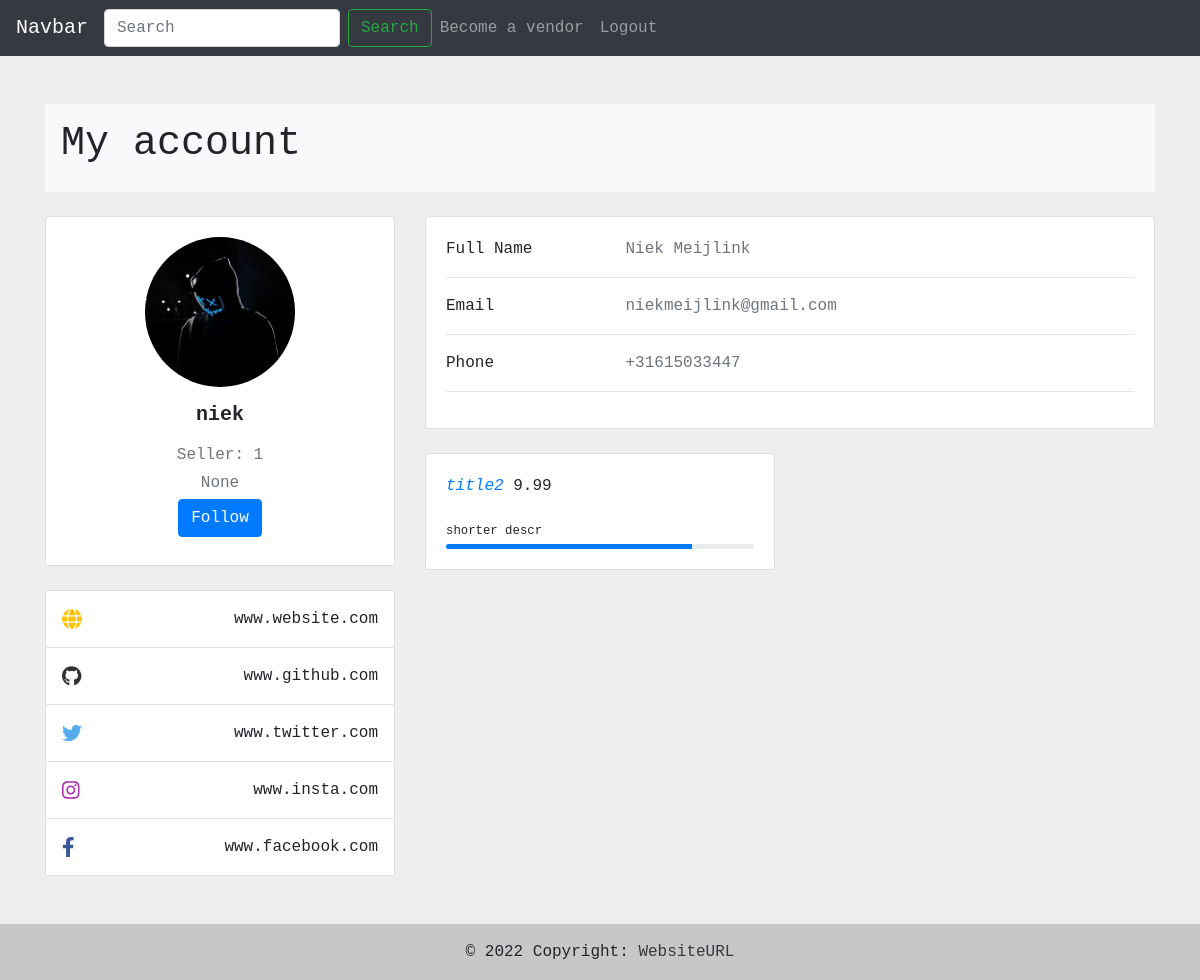
The app's page /account/niek/ (signed in) with its own data.
### tables this page shows
CREATE TABLE user( -- The main user account
    id INTEGER PRIMARY KEY AUTOINCREMENT,
    
    name varchar(24) NOT NULL UNIQUE,
    pfp varchar(64), -- maybe save as BLOB data type??

    first_name varchar(24),
    last_name varchar(24),
    passwordHash BINARY(64) NOT NULL,
    
    email varchar(319) UNIQUE,
    phone varchar(24),
    rating TINYINT,
    
    website varchar(24),
    github varchar(24),
    insta varchar(24),
    facebook varchar(24),
    twitter varchar(24),

    
    token varchar(64) UNIQUE, -- Should have more stuff like age etc.

    isSeller BOOLEAN DEFAULT 0, --0 = False and 1 is True
    privacy BOOLEAN DEFAULT 0,
    isAdmin BOOLEAN DEFAULT 0,
    isMod BOOLEAN DEFAULT 0
);

CREATE TABLE products( -- Products sold on the website
    id INTEGER PRIMARY KEY AUTOINCREMENT,
    creator INTEGER FOREIGNKEY REFERENCES user(id),
    description varchar(64),
    title varchar(28),
    body varchar(1024),
    price INTEGER
);

### views.py (the view, shortened to what this page needs)
def accountView(userToView):
    user = userhandle.isLoggedIn(session)
    if user == []: return redirect(url_for('logout'))
    if not userToView.isnumeric(): # NOTE Check if the input we gave is a name
        try:
            userToView = list(database.read('user', 'id, name, pfp, first_name, last_name, email, phone, rating, website, github, insta, facebook, twitter, isSeller, privacy, isMod, isAdmin', f'WHERE name="{userToView}"')[0])
            if userToView[7] == 1: # NOTE Check if the user has set their account to private
                del userToView[3:6] # NOTE Deletes the last name, email and phone from the vieuwable list
        except IndexError: userToView = []
    else: # NOTE Otherwise the id is given
        try:
            userToView = list(database.read('user', 'id, name, pfp, first_name, last_name, email, phone, rating, website, github, insta, facebook, twitter, isSeller, privacy, isMod, isAdmin', f'WHERE id="{userToView}"')[0])
            if userToView[7] == 1: del userToView[3:6]
        except IndexError: userToView = []
    products = []
    same = '0'
    if userToView != []: # NOTE If the user exists we will get all the products they have and find their profile picture
        userToView[2] = userToView[2] if userToView[2] != None else 'default.png'
        products = database.read('products', 'creator, description, title, body, price', f'WHERE creator="{userToView[0]}"') # Still need to get a rating
        same = '1' if userToView[0] == user[0] else '0'
    if userToView != []: return render_template('account.html', user=userToView, same=same, products=products)
    else: return render_template('notFound.html') # NOTE If no users where found we will return a custom page

### handles/databaseHandle.py (called while the page is built)
    def read(self, tables, rows, specification=''): # NOTE Read from database
        self.cursor.execute(f'SELECT {rows} FROM {tables} {specification}')
        rows = self.cursor.fetchall()
        return rows

### handles/incryptionHandle.py (called while the page is built)
def checkHash(check: str, hash: str):
    return bcrypt.checkpw(check.encode('utf-8'), base64.b64decode(hash))

### handles/userHandle.py (called while the page is built)
    def isLoggedIn(self, session): # NOTE Check if the user is logged in
        if 'token' not in session or 'id' not in session: return []
        token, id = session['token'], session['id']
        try:
            user = self.database.read(tables='user', rows='id, token, isAdmin, email', specification=f'WHERE id="{id}"')[0]
        except IndexError: return []
        if not checkHash(user[1], token): return []
        return user

### templates/account.html (shortened to what this page needs)
{% extends 'main.html' %}
{% block content %}
<section style="background-color: #eee;">
    <div class="container py-5">
        <div class="row">
            <div class="col">
                <nav aria-label="breadcrumb" class="bg-light rounded-3 p-3 mb-4">
                    {% if same == '1' %}<h1>My account</h1>{% else %}<h1>{{user[1]}}'s account</h1>{% endif %}
                </nav>
            </div>
        </div>
        <div class="row">
            <div class="col-lg-4">
                <div class="card mb-4">
                    <div class="card-body text-center">
                        <form action="" method="POST" enctype="multipart/form-data">
                            <img src="/static/img/user/pfp/{{user[2]}}" id="fileImg" alt="avatar" class="rounded-circle img-fluid" style="width: 150px;" onclick="selectFile()">
                        </form>
                            {% if user[15] or user[16] %}{% endif %}<h5 class="my-3"> <b>{{user[1]}}</b></h5>
                        <p class="text-muted mb-1">Seller: {{user[13]}}</p>
                        <p class="text-muted mb-1">{{user[7]}}</p>
                        <div class="d-flex justify-content-center mb-2">
                            <button type="button" class="btn btn-primary">Follow</button>
                        </div>
                    </div>
                </div>
                <div class="card mb-4 mb-lg-0">
                    <div class="card-body p-0">
                        <ul class="list-group list-group-flush rounded-3">
                            <li class="list-group-item d-flex justify-content-between align-items-center p-3">
                                <i class="fas fa-globe fa-lg text-warning"></i>
                                <p class="mb-0">{{user[8]}}</p>
                            </li>
                            <li class="list-group-item d-flex justify-content-between align-items-center p-3">
                                <i class="fab fa-github fa-lg" style="color: #333333;"></i>
                                <p class="mb-0">{{user[9]}}</p>
                            </li>
                            <li class="list-group-item d-flex justify-content-between align-items-center p-3">
                                <i class="fab fa-twitter fa-lg" style="color: #55acee;"></i>
                                <p class="mb-0">{{user[12]}}</p>
                            </li>
                            <li class="list-group-item d-flex justify-content-between align-items-center p-3">
                                <i class="fab fa-instagram fa-lg" style="color: #ac2bac;"></i>
                                <p class="mb-0">{{user[10]}}</p>
                            </li>
                            <li class="list-group-item d-flex justify-content-between align-items-center p-3">
                                <i class="fab fa-facebook-f fa-lg" style="color: #3b5998;"></i>
                                <p class="mb-0">{{user[11]}}</p>
                            </li>
                        </ul>
                    </div>
                </div>
            </div>
            <div class="col-lg-8">
                <div class="card mb-4">
                    <div class="card-body">
                        <div class="row">
                            <div class="col-sm-3">
                                <p class="mb-0">Full Name</p>
                            </div>
                            <div class="col-sm-9">
                                <p class="text-muted mb-0">{{user[3]}} {{user[4]}}</p>
                            </div>
                        </div>
                        <hr>
                        <div class="row">
                            <div class="col-sm-3">
                                <p class="mb-0">Email</p>
                            </div>
                            <div class="col-sm-9">
                                <p class="text-muted mb-0">{{user[5]}}</p>
                            </div>
                        </div>
                        <hr>
                        <div class="row">
                            <div class="col-sm-3">
                                <p class="mb-0">Phone</p>
                            </div>
                            <div class="col-sm-9">
                                <p class="text-muted mb-0">{{user[6]}}</p>
                            </div>
                        </div>
                        <hr>
                    </div>
                </div>
                <div class="row">
                    {% for product in products %}
                        <div class="col-md-6">
                            <div class="card mb-4 mb-md-0">
                                <div class="card-body">
                                    <p class="mb-4"><span class="text-primary font-italic me-1">{{product[2]}}</span> {{product[4]}}</p>
                                    <p class="mb-1" style="font-size: .77rem;">{{product[1]}}</p>
                                    <div class="progress rounded" style="height: 5px;">
                                        <div class="progress-bar" role="progressbar" style="width: 80%" aria-valuenow="80" aria-valuemin="0" aria-valuemax="100"></div>
                                    </div>
                                </div>
                            </div>
                        </div>
                    {% endfor %}
                </div>
            </div>
        </div>
    </div>
</section>
{% endblock %}

### static/css/main.css (style rules this page uses)
* { font-family: 'Courier New', monospace !important; }

### records on screen
user: pfp (picture), name "niek", isSeller "1", website "www.website.com", github "www.github.com", twitter "www.twitter.com", insta "www.insta.com", facebook "www.facebook.com", first_name "Niek", last_name "Meijlink", email "niekmeijlink@gmail.com", phone "+31615033447"
products: title "title2", price "9.99", description "shorter descr"

### other values on screen
{{ user[7] }} "None"
